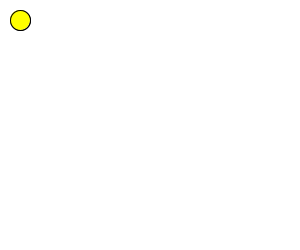
Frame 1 (no input)
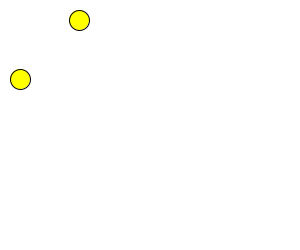
Frame 60 (the mouse pressed at the canvas centre just before this capture)
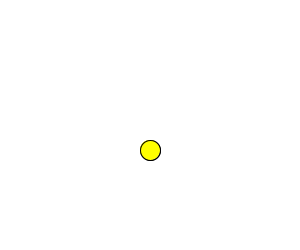
Frame 120 (the mouse held since frame 60 and released just before this capture)

The Processing sketch that drew these frames (run headless with seeded random() and noise(); from frame 60 on, the mouse is pressed at the canvas centre):

// Processing sketch: processing_106878
// ── processing_106878.pde

int x=20;
int y=20;

int dx=0;
int dy=1;

void setup() {  //setup function called initially, only once
  size(300, 250);
 
}

void draw() {  //draw function loops 
    background(255,255,255);
    ellipse(x,y,20,20);

    fill(255,255,0);
    ellipse(y,x,20,20);
    y=y+dy;

    if (y>250){
        dy = -dy;
    }
    
    if(mousePressed){
        x = mouseX; 
        y = mouseX;
    }
    
}
